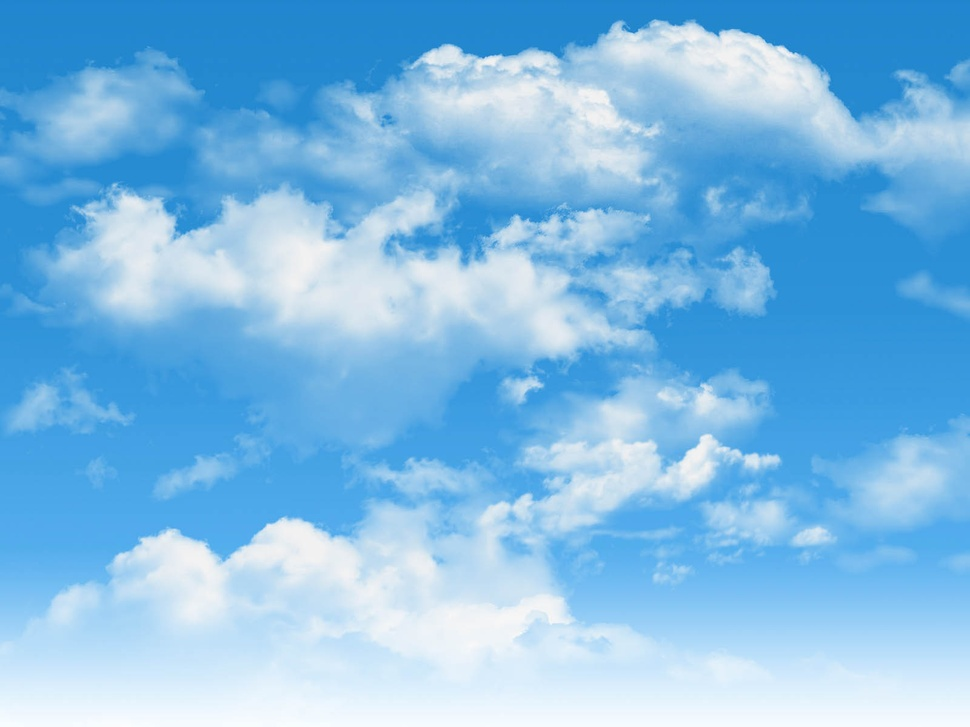
#> input picture Imgs/clouds.jpg, 970 x 727 px, shrunk from 1600 x 1200 before the run
$ python RemoveBg.py
#> lines starting #> are read from the running program, lines starting #| are printed output that depends on the picture
#> the answer given: Imgs/clouds.jpg
from PIL import Image


def remove_background(path):
#> called with path = 'Imgs/clouds.jpg'
    green_screen = Image.open(path)
#> green_screen is the input picture: PIL image 970x727 RGB; mean R, G, B 126.9, 187.2, 230.2
    pix = 1, 1
    background = (255, 255, 255, 0)
    to_see = green_screen.getpixel(pix)
#> to_see = (32, 132, 207)
    for pixel1 in range(green_screen.width):
        for pixel2 in range(green_screen.height):
            current_pixel = pixel1, pixel2
            analyzed_pixel = green_screen.getpixel(current_pixel)
            if analyzed_pixel == to_see or background[1] - analyzed_pixel[1] <= 30:
                green_screen.putpixel(current_pixel, background)
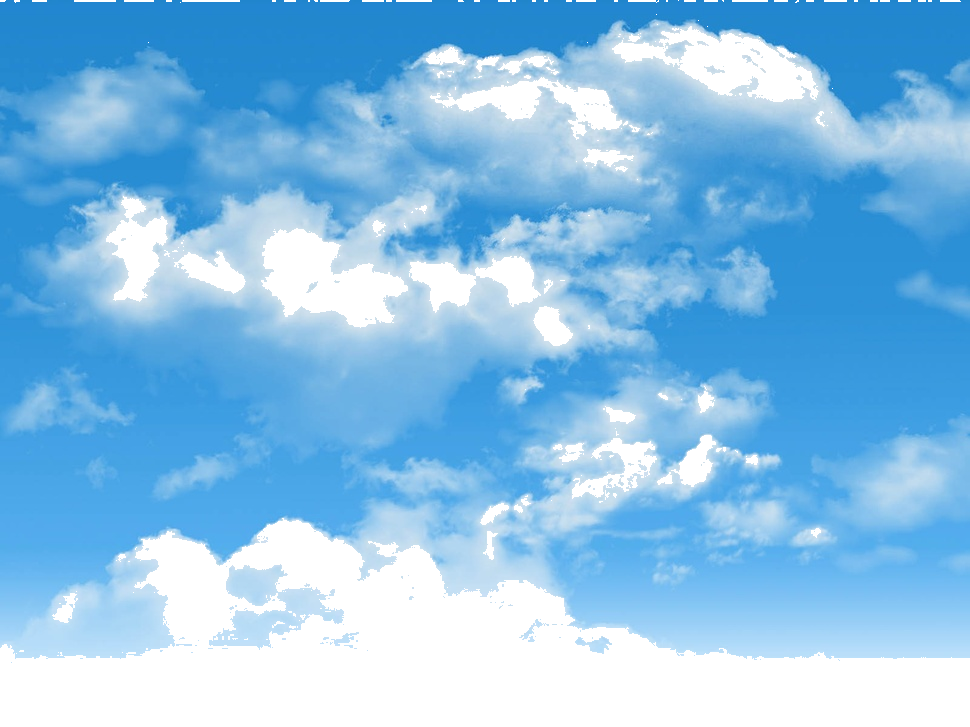
#> green_screen: PIL image 970x727 RGB; mean R, G, B 134, 191.2, 231.9
    green_screen.save('Imgs/test.jpg')


remove_background(input("Entrez le chemin de l'image: "))
